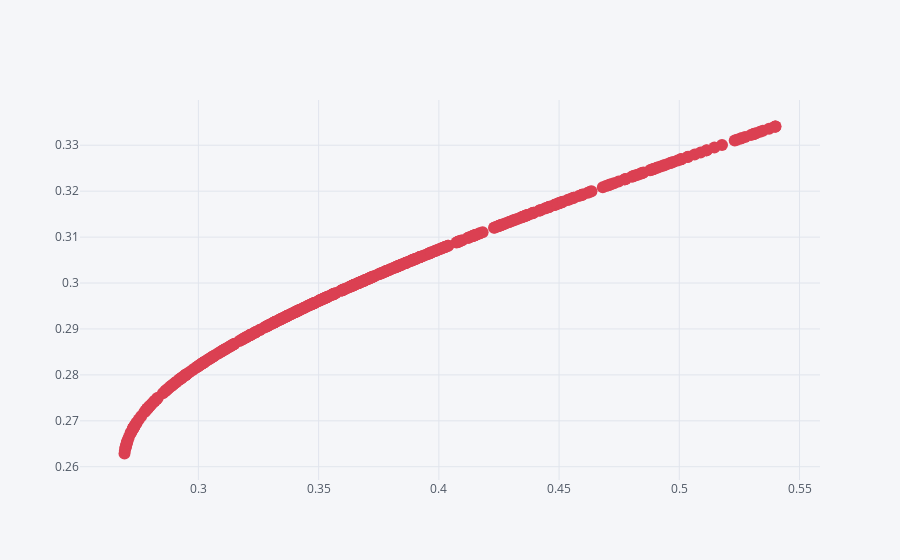

Notebook source saved alongside this figure:
### Markdown cell above
These results can then be **visualized**.

### Code cell
mvp.iplot(x='volatility', y='return', kind='scatter', mode='markers', color='red')

### Figure 1 — Plotly figure (JSON) as saved in the notebook; plotly's stock layout.template omitted (floating-point values rounded to 4 significant figures; data arrays with more than 128 entries replaced by an {"elided": "..."} marker saying what was removed)
{"data": [{"line": {"color": "rgba(219, 64, 82, 1.0)", "dash": "solid", "shape": "linear", "width": 1.3}, "marker": {"size": 12, "symbol": "circle"}, "mode": "markers", "name": "return", "text": "", "type": "scatter", "x": {"elided": "500 float values"}, "y": {"elided": "500 float values"}}], "layout": {"legend": {"bgcolor": "#F5F6F9", "font": {"color": "#4D5663"}}, "paper_bgcolor": "#F5F6F9", "plot_bgcolor": "#F5F6F9", "title": {"font": {"color": "#4D5663"}}, "xaxis": {"gridcolor": "#E1E5ED", "showgrid": true, "tickfont": {"color": "#4D5663"}, "title": {"font": {"color": "#4D5663"}, "text": ""}, "zerolinecolor": "#E1E5ED"}, "yaxis": {"gridcolor": "#E1E5ED", "showgrid": true, "tickfont": {"color": "#4D5663"}, "title": {"font": {"color": "#4D5663"}, "text": ""}, "zerolinecolor": "#E1E5ED"}}}
